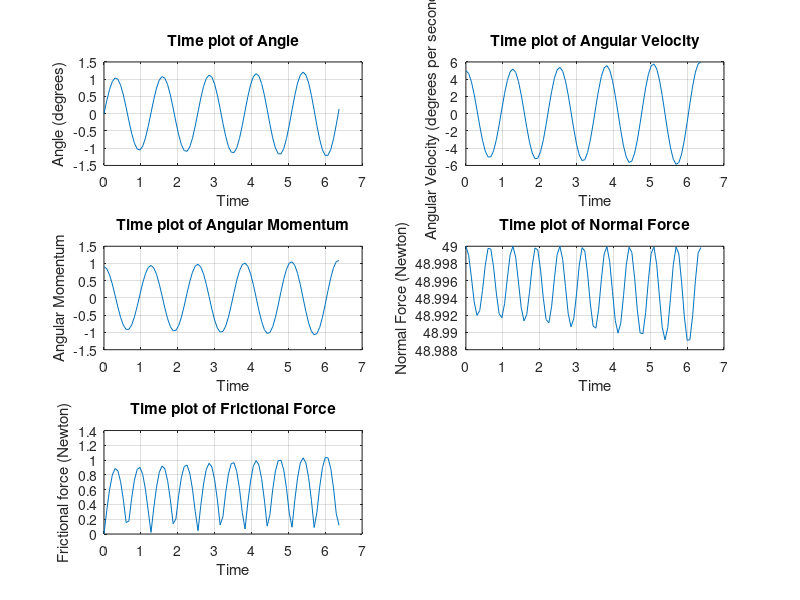
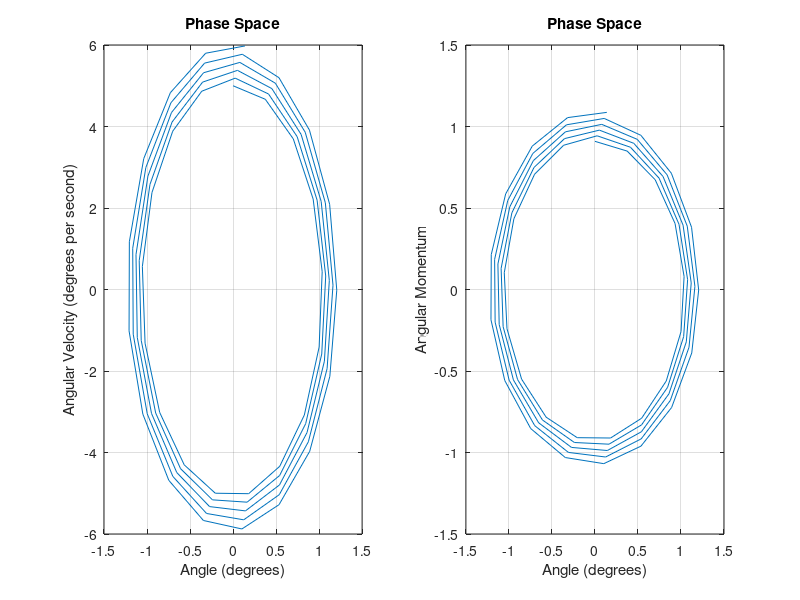
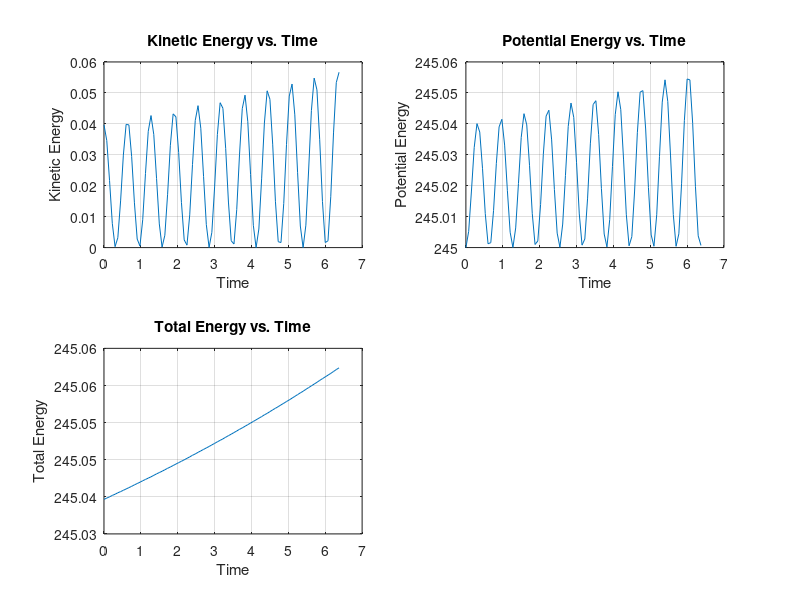
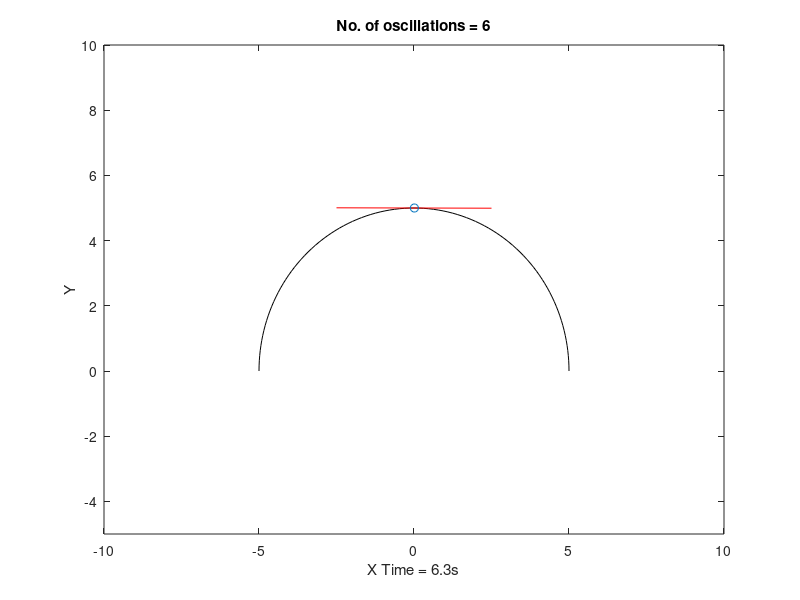

MATLAB code to generate these figures, in order:
g = 9.8 ;
m = input('Enter the mass of the plank\n') ;
R = input('Enter the radius of hemisphere\n') ;
l = input(['Enter the length of plank (less than ' , num2str(R*pi) , ')\n']) ;
w(1) = input('Enter the starting angular velocity (degrees per second)\n') ;
max_oscil = input(['Enter the number of oscillations the plank should perform\n']) ;

w_der = @(th , w) (-th/(th^2 + ((l/R)^2)/12)) * (w^2 + (g/R)*cos(th)) ;
th_der = @(w) w ;

time(1) = 0 ;
w(1) = w(1) * pi/180 ;
th(1) = 0 ;
pth(1) = m*((l^2)/12 + (R^2)*((th(1))^2))*w(1) ;
T(1) =  (m/2)*((l^2)/12 + (R^2)*((th(1))^2))*(w(1)^2) ;
V(1) = m*g*R*(th(1)*sin(th(1)) + cos(th(1))) ;
E(1) = T(1) + V(1) ;
h = 0.075 ;
Fs = 1/h ;
arrow_scale = 0.5 ;


tp_cond = 1 ;

plot_fig = figure('Name' , 'Plots');
phase_fig = figure('Name' , 'Phase Space') ;
energy_fig = figure ('Name' , 'Energy plot') ;

it = 1 ;
for theta = 0:(pi/100):pi
circx(it) = R*cos(theta) ;
circy(it) = R*sin(theta) ;

it = it+1 ;
end

figure ('Name' , 'Animation') ;
it = 1 ;
t = 0 ;
oscil_count = 1 ;
while oscil_count <= max_oscil 
    th_start = th(it) ;
    th_end = th(it) + h*th_der(w(it)) ;
    w_start = w(it) ;
    w_end = w(it) + h*w_der(th(it) , w(it)) ;
    mw_1 = w_der(th_start , w_start) ;
    mw_2 = w_der(th_end , w_end) ;
    mth_1 = th_der(w_start) ;
    mth_2 = th_der(w_end) ;
    
    th(it+1) = th(it) + h/2 * (mth_1 + mth_2) ;
    w(it+1) = w(it) + h/2 * (mw_1 + mw_2) ;
    
    it = it + 1 ;
    time(it) = t + h ;
    pth(it) = m*((l^2)/12 + (R^2)*((th(it))^2))*w(it) ;
    T(it) =  (m/2)*((l^2)/12 + (R^2)*((th(it))^2))*((w(it))^2) ;
    V(it) = m*g*R*(th(it)*sin(th(it)) + cos(th(it))) ;
    E(it) = T(it) + V(it) ;
    
    if tp_cond == 1 && it>2
        if th(it)>0 && th(it-1)<0
            tp = t-h ;
            tp_cond = 0 ;
            oscil_count = 2 ;
        end
    else
        if ~(tp_cond == 1) && th(it)>0 && th(it-1)<0
            oscil_count = oscil_count + 1 ;
        end
    end
    
    plankx(1) = R*sin(th(it)) + (l/2 - R*th(it))*cos(th(it)) ;
    planky(1) = R*cos(th(it)) - (l/2 - R*th(it))*sin(th(it)) ;
    
    plankx(2) = R*sin(th(it)) - (l/2 + R*th(it))*cos(th(it)) ;
    planky(2) = R*cos(th(it)) + (l/2 + R*th(it))*sin(th(it)) ;
    
    plot (circx , circy , 'k') ;
    hold on 
    plot(plankx , planky , 'r') ;
    plot(R*sin(th(it)) , R*cos(th(it)) , 'o') ;
    
    xlabel (['X Time = ' , num2str(t) , 's']) ;
    ylabel ('Y') ;
    title(['No. of oscillations = ' , num2str(oscil_count)]) ;
    hold off
    
    %xlim([-(R*pi - l/2),(R*pi - l/2)]) ;
    %ylim([-(R*pi - l/2),(R*pi - l/2)]) ;
    
    if l/2 > R
        xlim([-(l/2 + 5) , (l/2 +5)]) ;
        ylim([-(l/2 + 5) , (l/2 +5)]) ;
    else
        xlim([-(R+5) , (R+5)]) ;
        ylim([-5 , R+5]) ;
    end
    
    drawnow ;
    t = t+h ;
end


figure (plot_fig) ;
subplot (3 , 2 , 1) ;
plot(time , th*(180/pi)) ;
title('Time plot of Angle') ;
xlabel('Time') ;
ylabel('Angle (degrees)') ;
grid on ;

subplot (3 ,2 , 2) ;
plot(time , w*(180/pi)) ;
title('Time plot of Angular Velocity') ;
xlabel ('Time') ;
ylabel ('Angular Velocity (degrees per second)') ;
grid on ;

subplot (3 ,2 , 3) ;
plot(time , pth) ;
title('Time plot of Angular Momentum') ;
xlabel ('Time') ;
ylabel ('Angular Momentum') ;
grid on ;

N = m*g*cos(th) ;
subplot (3, 2 , 4) ;
plot (time , N) ;
title('Time plot of Normal Force') ;
xlabel('Time') ;
ylabel('Normal Force (Newton)') ;
grid on ;

fric = abs(m*g*sin(th)) ;
subplot (3 , 2 , 5) ;
plot(time , fric) ;
title('Time plot of Frictional Force') ;
xlabel('Time') ;
ylabel('Frictional force (Newton)') ;
grid on ;

figure (phase_fig) ;
subplot (1, 2 , 1) ;
plot(th * (180/pi) , w * (180/pi)) ;
title ('Phase Space') ;
xlabel('Angle (degrees)') ;
ylabel('Angular Velocity (degrees per second)') ;
grid on ;

subplot (1, 2 , 2) ;
plot(th * (180/pi) , pth) ;
title ('Phase Space') ;
xlabel('Angle (degrees)') ;
ylabel('Angular Momentum') ;
grid on ;

figure (energy_fig) ;
subplot (2,2,1) ;
plot (time , T) ;
title ('Kinetic Energy vs. Time') ;
xlabel ('Time') ;
ylabel ('Kinetic Energy') ;
grid on ;

subplot (2,2,2) ;
plot (time , V) ;
title ('Potential Energy vs. Time') ;
xlabel ('Time') ;
ylabel ('Potential Energy') ;
grid on ;

subplot (2,2,3) ;
plot (time , E) ;
title ('Total Energy vs. Time') ;
xlabel ('Time') ;
ylabel ('Total Energy') ;
grid on ;

nfft = length(th) ;
nfft2 = 2^nextpow2(nfft) ;
ff = fft(th , nfft2) ;
fff = ff(1:nfft2/2) ;
fff = fff/max(fff) ;
xfft = Fs*(0:nfft2/2 - 1)/nfft2 ;
figure ('Name' , 'Fourier Transform') ;
plot(xfft,abs(fff)) ;
xlabel('Frequency (Hz)') ;
ylabel('Normalised Amplitude') ;
title('Frequency Domain') ;

small_angle_period = (2*pi*l)/sqrt(12*g*R) ;
error = (tp - small_angle_period)*100/small_angle_period ;
freq = 1/tp ;

disp(['Small angle period = ' , num2str(small_angle_period) , ' seconds']) ;
disp(['The time period = ' , num2str(tp) , ' seconds']) ;
disp(['The frequency = ' , num2str(freq) , ' Hz']) ;
disp(['Error = ' , num2str(error) , '%']) ;

